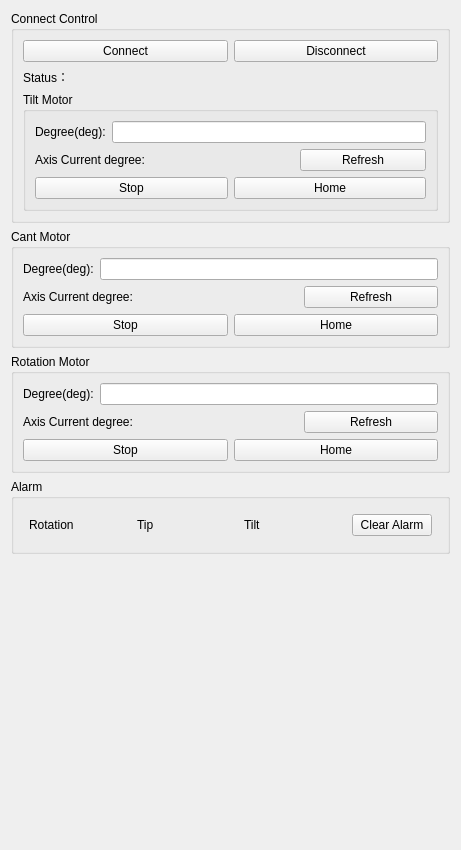
<?xml version="1.0" encoding="UTF-8"?>
<ui version="4.0">
 <class>DUTMotionWidgetClass</class>
 <widget class="QWidget" name="DUTMotionWidgetClass">
  <property name="geometry">
   <rect>
    <x>0</x>
    <y>0</y>
    <width>461</width>
    <height>850</height>
   </rect>
  </property>
  <property name="minimumSize">
   <size>
    <width>0</width>
    <height>40</height>
   </size>
  </property>
  <property name="windowTitle">
   <string>DUTMotionWidget</string>
  </property>
  <layout class="QVBoxLayout" name="verticalLayout">
   <item>
    <widget class="QGroupBox" name="groupBox">
     <property name="title">
      <string>Connect Control</string>
     </property>
     <layout class="QVBoxLayout" name="verticalLayout_4">
      <item>
       <layout class="QHBoxLayout" name="horizontalLayout_9">
        <item>
         <widget class="QPushButton" name="btn_connect">
          <property name="text">
           <string>Connect</string>
          </property>
         </widget>
        </item>
        <item>
         <widget class="QPushButton" name="btn_disconnect">
          <property name="text">
           <string>Disconnect</string>
          </property>
         </widget>
        </item>
       </layout>
      </item>
      <item>
       <layout class="QHBoxLayout" name="horizontalLayout_8" stretch="0,3">
        <item>
         <widget class="QLabel" name="label">
          <property name="text">
           <string>Status：</string>
          </property>
         </widget>
        </item>
        <item>
         <widget class="QLabel" name="label_status">
          <property name="font">
           <font>
            <bold>true</bold>
           </font>
          </property>
          <property name="text">
           <string/>
          </property>
         </widget>
        </item>
       </layout>
      </item>
      <item>
       <widget class="QGroupBox" name="groupBox_4">
        <property name="title">
         <string>Tilt Motor</string>
        </property>
        <layout class="QGridLayout" name="gridLayout_2">
         <item row="1" column="0" colspan="2">
          <layout class="QHBoxLayout" name="horizontalLayout_2">
           <item>
            <widget class="QLabel" name="label_12">
             <property name="maximumSize">
              <size>
               <width>180</width>
               <height>16777215</height>
              </size>
             </property>
             <property name="text">
              <string>Axis Current degree:</string>
             </property>
            </widget>
           </item>
           <item>
            <widget class="QLabel" name="degState_2">
             <property name="text">
              <string/>
             </property>
            </widget>
           </item>
           <item>
            <widget class="QPushButton" name="tilt_refresh">
             <property name="text">
              <string>Refresh</string>
             </property>
            </widget>
           </item>
          </layout>
         </item>
         <item row="0" column="1">
          <widget class="QLineEdit" name="tiltline"/>
         </item>
         <item row="0" column="0">
          <widget class="QLabel" name="label_4">
           <property name="maximumSize">
            <size>
             <width>100</width>
             <height>16777215</height>
            </size>
           </property>
           <property name="text">
            <string>Degree(deg):</string>
           </property>
          </widget>
         </item>
         <item row="2" column="0" colspan="2">
          <layout class="QHBoxLayout" name="horizontalLayout_5">
           <item>
            <widget class="QPushButton" name="tilt_stop">
             <property name="text">
              <string>Stop</string>
             </property>
            </widget>
           </item>
           <item>
            <widget class="QPushButton" name="tilt_home">
             <property name="text">
              <string>Home</string>
             </property>
            </widget>
           </item>
          </layout>
         </item>
        </layout>
       </widget>
      </item>
     </layout>
    </widget>
   </item>
   <item>
    <widget class="QGroupBox" name="groupBox_3">
     <property name="title">
      <string>Cant Motor</string>
     </property>
     <layout class="QGridLayout" name="gridLayout">
      <item row="0" column="0">
       <widget class="QLabel" name="label_2">
        <property name="maximumSize">
         <size>
          <width>100</width>
          <height>16777215</height>
         </size>
        </property>
        <property name="text">
         <string>Degree(deg):</string>
        </property>
       </widget>
      </item>
      <item row="1" column="0" colspan="2">
       <layout class="QHBoxLayout" name="horizontalLayout">
        <item>
         <widget class="QLabel" name="label_11">
          <property name="maximumSize">
           <size>
            <width>180</width>
            <height>16777215</height>
           </size>
          </property>
          <property name="text">
           <string>Axis Current degree:</string>
          </property>
         </widget>
        </item>
        <item>
         <widget class="QLabel" name="degState">
          <property name="text">
           <string/>
          </property>
         </widget>
        </item>
        <item>
         <widget class="QPushButton" name="cant_refresh">
          <property name="text">
           <string>Refresh</string>
          </property>
         </widget>
        </item>
       </layout>
      </item>
      <item row="2" column="0" colspan="2">
       <layout class="QHBoxLayout" name="horizontalLayout_4">
        <item>
         <widget class="QPushButton" name="cant_stop">
          <property name="text">
           <string>Stop</string>
          </property>
         </widget>
        </item>
        <item>
         <widget class="QPushButton" name="cant_home">
          <property name="text">
           <string>Home</string>
          </property>
         </widget>
        </item>
       </layout>
      </item>
      <item row="0" column="1">
       <widget class="QLineEdit" name="cantline"/>
      </item>
     </layout>
    </widget>
   </item>
   <item>
    <widget class="QGroupBox" name="groupBox_5">
     <property name="title">
      <string>Rotation Motor</string>
     </property>
     <layout class="QGridLayout" name="gridLayout_3">
      <item row="0" column="0">
       <widget class="QLabel" name="label_7">
        <property name="maximumSize">
         <size>
          <width>100</width>
          <height>16777215</height>
         </size>
        </property>
        <property name="text">
         <string>Degree(deg):</string>
        </property>
       </widget>
      </item>
      <item row="1" column="0" colspan="2">
       <layout class="QHBoxLayout" name="horizontalLayout_3">
        <item>
         <widget class="QLabel" name="label_13">
          <property name="maximumSize">
           <size>
            <width>180</width>
            <height>16777215</height>
           </size>
          </property>
          <property name="text">
           <string>Axis Current degree:</string>
          </property>
         </widget>
        </item>
        <item>
         <widget class="QLabel" name="degState_3">
          <property name="text">
           <string/>
          </property>
         </widget>
        </item>
        <item>
         <widget class="QPushButton" name="rotation_refresh">
          <property name="text">
           <string>Refresh</string>
          </property>
         </widget>
        </item>
       </layout>
      </item>
      <item row="2" column="0" colspan="2">
       <layout class="QHBoxLayout" name="horizontalLayout_6">
        <item>
         <widget class="QPushButton" name="rotation_stop">
          <property name="text">
           <string>Stop</string>
          </property>
         </widget>
        </item>
        <item>
         <widget class="QPushButton" name="rotation_home">
          <property name="text">
           <string>Home</string>
          </property>
         </widget>
        </item>
       </layout>
      </item>
      <item row="0" column="1">
       <widget class="QLineEdit" name="rotationline"/>
      </item>
     </layout>
    </widget>
   </item>
   <item>
    <widget class="QGroupBox" name="groupBox_7">
     <property name="title">
      <string>Alarm</string>
     </property>
     <layout class="QHBoxLayout" name="horizontalLayout_10" stretch="1,1,1,0">
      <property name="spacing">
       <number>15</number>
      </property>
      <property name="leftMargin">
       <number>15</number>
      </property>
      <property name="topMargin">
       <number>15</number>
      </property>
      <property name="rightMargin">
       <number>15</number>
      </property>
      <property name="bottomMargin">
       <number>15</number>
      </property>
      <item>
       <widget class="QLabel" name="rotationAlarm">
        <property name="styleSheet">
         <string notr="true"/>
        </property>
        <property name="text">
         <string>Rotation</string>
        </property>
       </widget>
      </item>
      <item>
       <widget class="QLabel" name="tipAlarm">
        <property name="text">
         <string>Tip</string>
        </property>
       </widget>
      </item>
      <item>
       <widget class="QLabel" name="tiltAlarm">
        <property name="styleSheet">
         <string notr="true"/>
        </property>
        <property name="text">
         <string>Tilt</string>
        </property>
       </widget>
      </item>
      <item>
       <widget class="QPushButton" name="clearAlarm">
        <property name="text">
         <string>Clear Alarm</string>
        </property>
       </widget>
      </item>
     </layout>
    </widget>
   </item>
   <item>
    <widget class="ImageShowLabel" name="sixAxis">
     <property name="minimumSize">
      <size>
       <width>200</width>
       <height>200</height>
      </size>
     </property>
     <property name="text">
      <string/>
     </property>
    </widget>
   </item>
   <item>
    <spacer name="verticalSpacer">
     <property name="orientation">
      <enum>Qt::Vertical</enum>
     </property>
     <property name="sizeHint" stdset="0">
      <size>
       <width>38</width>
       <height>289</height>
      </size>
     </property>
    </spacer>
   </item>
  </layout>
 </widget>
 <customwidgets>
  <customwidget>
   <class>ImageShowLabel</class>
   <extends>QLabel</extends>
   <header>imageshowlabel.h</header>
  </customwidget>
 </customwidgets>
 <resources/>
 <connections/>
</ui>
